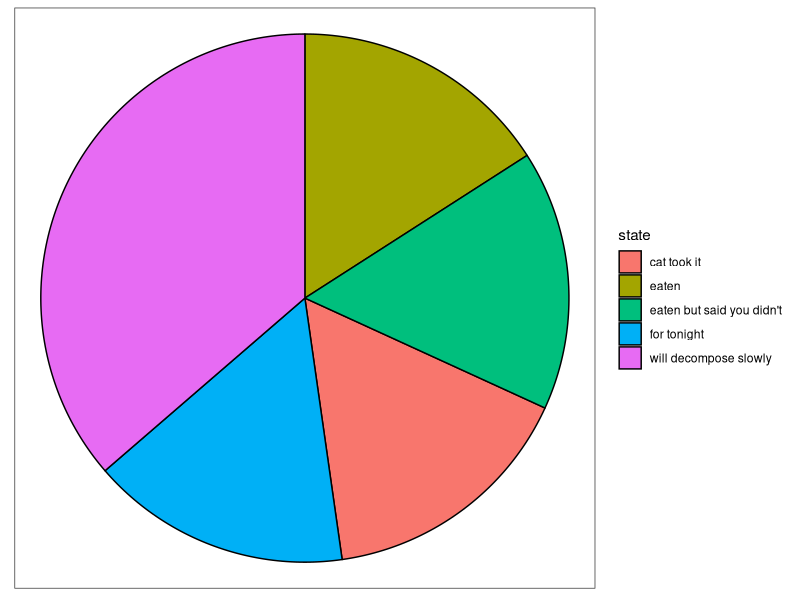
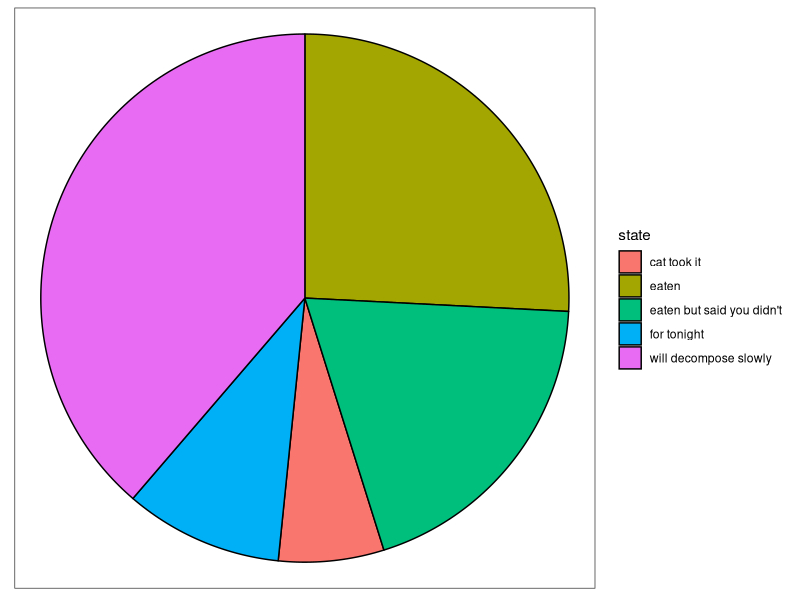
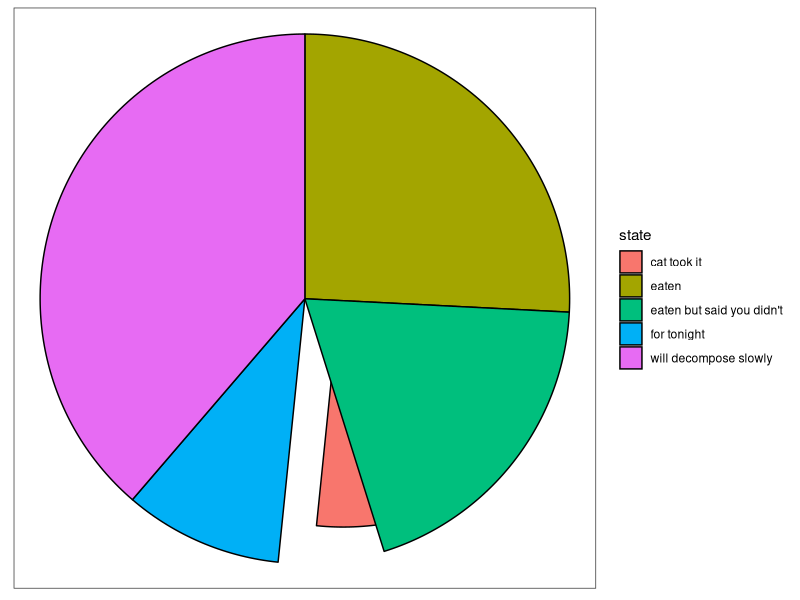
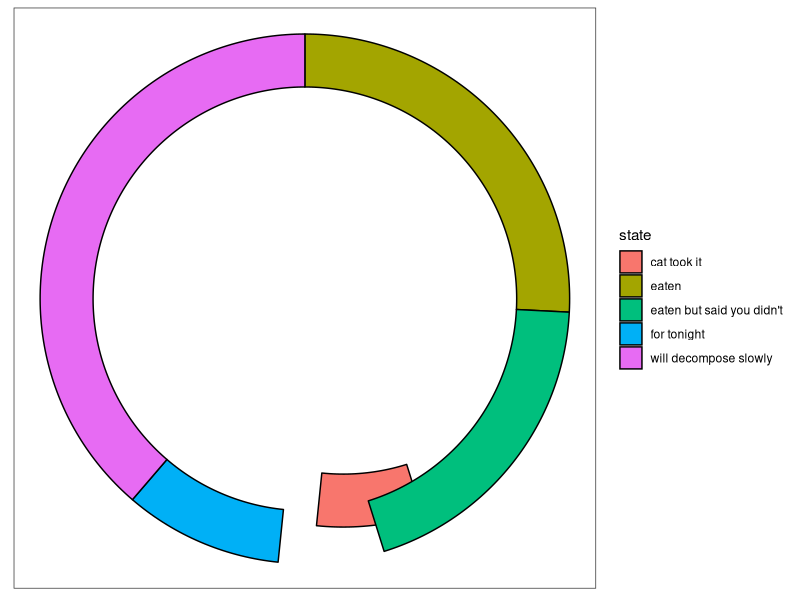
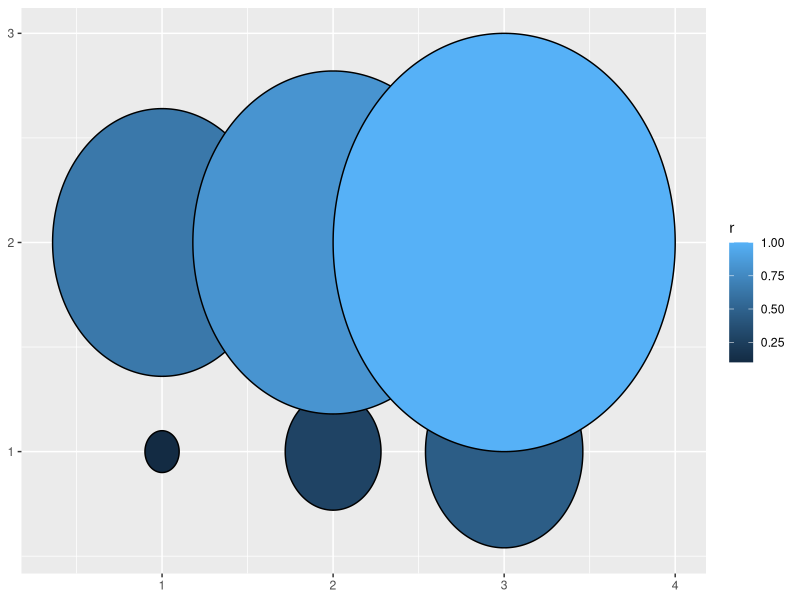
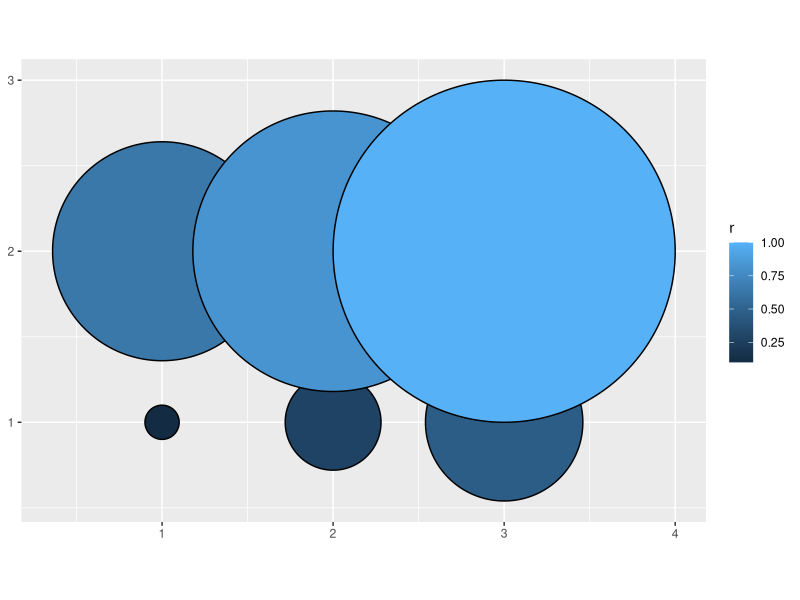
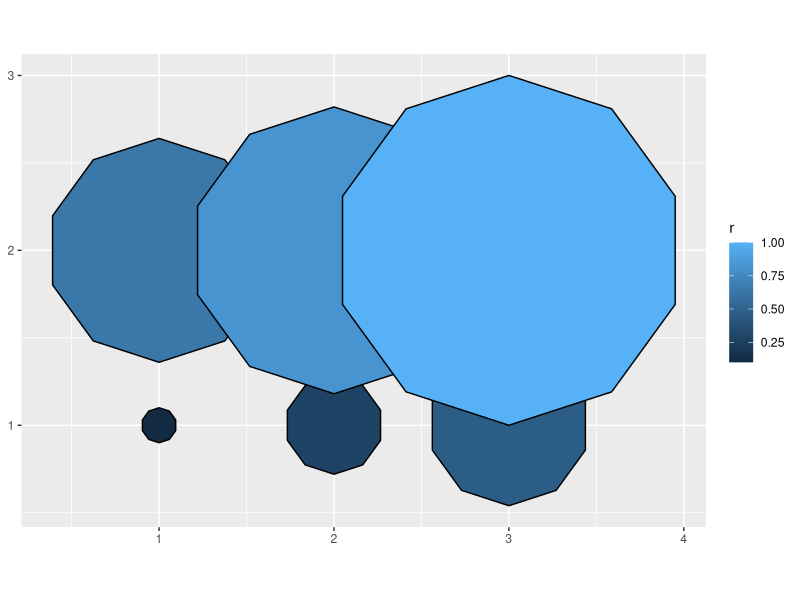

These figures' R source, in order: (Note: this script raises an error after producing the figures.)
## ---- chunk 1
library(ggforce)
## ---- chunk 2
# We'll start by defining some dummy data
pie <- data.frame(
    state = c('eaten', 'eaten but said you didn\'t', 'cat took it', 
              'for tonight', 'will decompose slowly'),
    focus = c(0.2, 0, 0, 0, 0),
    start = c(0, 1, 2, 3, 4),
    end = c(1, 2, 3, 4, 2*pi),
    amount = c(4,3, 1, 1.5, 6),
    stringsAsFactors = FALSE
)

p <- ggplot() + theme_no_axes() + coord_fixed()

# For low level control you define the start and end angles yourself
p + geom_arc_bar(aes(x0 = 0, y0 = 0, r0 = 0, r = 1, start = start, end = end, 
                     fill = state),
                 data = pie)

# But often you'll have values associated with each wedge. Use stat_pie then
p + geom_arc_bar(aes(x0 = 0, y0 = 0, r0 = 0, r = 1, amount = amount, 
                     fill = state),
                 data = pie, stat = 'pie')

# The wedges can be exploded away from the centre using the explode aesthetic
p + geom_arc_bar(aes(x0 = 0, y0 = 0, r0 = 0, r = 1, amount = amount, 
                     fill = state, explode = focus),
                 data = pie, stat = 'pie')

# And a donut can be made by setting r0 to something > 0
p + geom_arc_bar(aes(x0 = 0, y0 = 0, r0 = 0.8, r = 1, amount = amount, 
                     fill = state, explode = focus),
                 data = pie, stat = 'pie')
## ---- chunk 3
# Here are some data describing some circles
circles <- data.frame(
    x0 = rep(1:3, 2),
    y0 =  rep(1:2, each=3),
    r = seq(0.1, 1, length.out = 6)
)
ggplot() + geom_circle(aes(x0=x0, y0=y0, r=r, fill=r), data=circles)

# As it is related to the coordinate system, coord_fixed() is needed to ensure
# true circularity
ggplot() + geom_circle(aes(x0=x0, y0=y0, r=r, fill=r), data=circles) +
    coord_fixed()

# Use n to set the smoothness of the circle
ggplot() + geom_circle(aes(x0=x0, y0=y0, r=r, fill=r), data=circles, n=10) +
    coord_fixed()
## ---- chunk 4
# Get the flare class hierarchy
data('flare', package = 'ggforce')

# Convert to an edgelist of dependencies
flareH <- strsplit(flare$name, '.', fixed = TRUE)
edges <- data.frame(
    from = character(), 
    to = character(), 
    stringsAsFactors = FALSE
)

while (TRUE) {
    flareH <- flareH[lengths(flareH) > 1]
    if (length(flareH) == 0) break
    connect <- unique(lapply(flareH, `[`, i = 1:2))
    edges <- rbind(edges, data.frame(
        from = sapply(connect, `[`, i = 1), 
        to = sapply(connect, `[`, i = 2), 
        stringsAsFactors = FALSE
        )
    )
    flareH <- lapply(flareH, `[`, i = -1)
}

# Create graph and define layout function
gr <- igraph::graph_from_edgelist(as.matrix(edges))
layout_cluster <- function(gr) {
    nodes <- data.frame(
        x = rep(NA_real_, igraph::gorder(gr)), 
        y = rep(NA_real_, igraph::gorder(gr)), 
        leaf = igraph::degree(gr, mode = 'out') == 0, 
        stringsAsFactors = FALSE
    )
    startnode <- which(igraph::degree(gr, mode = 'in') == 0)
    recurse_layout <- function(gr, node, layout) {
        children <- as.numeric(igraph::neighbors(gr, node, 'out'))
        if (length(children) == 0) {
            x <- if (all(is.na(layout$x[layout$leaf]))) {
                1
            } else {
                max(layout$x[layout$leaf], na.rm = TRUE) + 1
            }
            layout$x[node] <- x
            layout$y[node] <- 0
            layout
        } else {
            childrenMissing <- children[is.na(layout$x[children])]
            for (i in childrenMissing) {
                layout <- recurse_layout(gr, i, layout)
            }
            layout$x[node] <- mean(layout$x[children])
            layout$y[node] <- max(layout$y[children]) + 1
            layout
        }
    }
    recurse_layout(gr, startnode, nodes)
}

# Calculate and refine the layout, we'll use a radial layout
layout <- layout_cluster(gr)
layout$angle[layout$leaf] <- layout[layout$leaf,'x']/221 * -360 - 270 %% 360
layout$label <- rownames(layout)
radial <- radial_trans(rev(range(layout$y)), range(layout$x) + c(0, 1))
layoutR <- radial$transform(layout$y, layout$x)
layout$x <- layoutR$x
layout$y <- layoutR$y
layout$angle[layout$leaf & layout$x < 0] <- 
    layout$angle[layout$leaf & layout$x < 0] + 180

# Get the paths for all dependencies
paths <- do.call(rbind, lapply(seq_len(nrow(flare)), function(i) {
    imports <- sapply(
        strsplit(flare$imports[[i]], '.', fixed = TRUE), 
        tail, 
        n = 1
    )
    do.call(rbind, lapply(imports, function(j) {
        path <- igraph::all_simple_paths(gr, flare$shortName[i], j, mode = 'all')
        path <- as.numeric(path[[which.min(lengths(path))]])
        data.frame(
            x = layout[path, 1], 
            y = layout[path, 2], 
            group = paste0(flare$shortName[i], '->', j)
        )
    }))
}))

# Now for the plotting
ggplot() + 
    coord_fixed() + theme_void() + # Setup plot
    # Add edge bundles
    geom_edge_bundle(aes(x = x, y = y, group = group, colour = ..index..), 
                     data = paths, alpha = 0.2, tension = 0.9) + 
    # Add labels to the leafs
    geom_text(aes(x = x, y = y, label = label, angle = angle, vjust = 0.5, 
                  hjust = ifelse(x < 0, 1, 0)), 
              data = layout[layout$leaf,], size = 2.5) + 
    # Format scales and make room for the labels
    scale_color_gradient(low='goldenrod', high='firebrick', guide='none') + 
    expand_limits(x=c(-1.3, 1.3), y=c(-1.3, 1.3))
## ---- chunk 5
ggplot() + 
    coord_fixed() + theme_void() + 
    geom_edge_bundle(aes(x = x, y = y, group = group, colour = ..index..), 
                     data = paths, alpha = 0.2, tension = 0) + 
    geom_text(aes(x = x, y = y, label = label, angle = angle, vjust = 0.5, 
                  hjust = ifelse(x < 0, 1, 0)), 
              data = layout[layout$leaf,], size = 2.5) + 
    scale_color_gradient(low='goldenrod', high='firebrick', guide='none') + 
    expand_limits(x=c(-1.3, 1.3), y=c(-1.3, 1.3))
## ---- chunk 6
layout <- layout_cluster(gr)
layout$label <- rownames(layout)

paths <- do.call(rbind, lapply(seq_len(nrow(flare)), function(i) {
    imports <- sapply(
        strsplit(flare$imports[[i]], '.', fixed = TRUE), 
        tail, 
        n = 1
    )
    do.call(rbind, lapply(imports, function(j) {
        path <- igraph::all_simple_paths(gr, flare$shortName[i], j, mode = 'all')
        path <- as.numeric(path[[which.min(lengths(path))]])
        data.frame(
            x = layout[path, 1], 
            y = layout[path, 2], 
            group = paste0(flare$shortName[i], '->', j)
        )
    }))
}))

ggplot() + 
    theme_void() + 
    geom_edge_bundle(aes(x = x, y = y, group = group, colour = ..index..), 
                     data = paths, alpha = 0.2, tension = 0.9) + 
    geom_text(aes(x = x, y = y, label = label, angle = 45, vjust = 0.5, 
                  hjust = 1), 
              data = layout[layout$leaf,], size = 1.5) + 
    scale_color_gradient(low='goldenrod', high='firebrick', guide='none')
